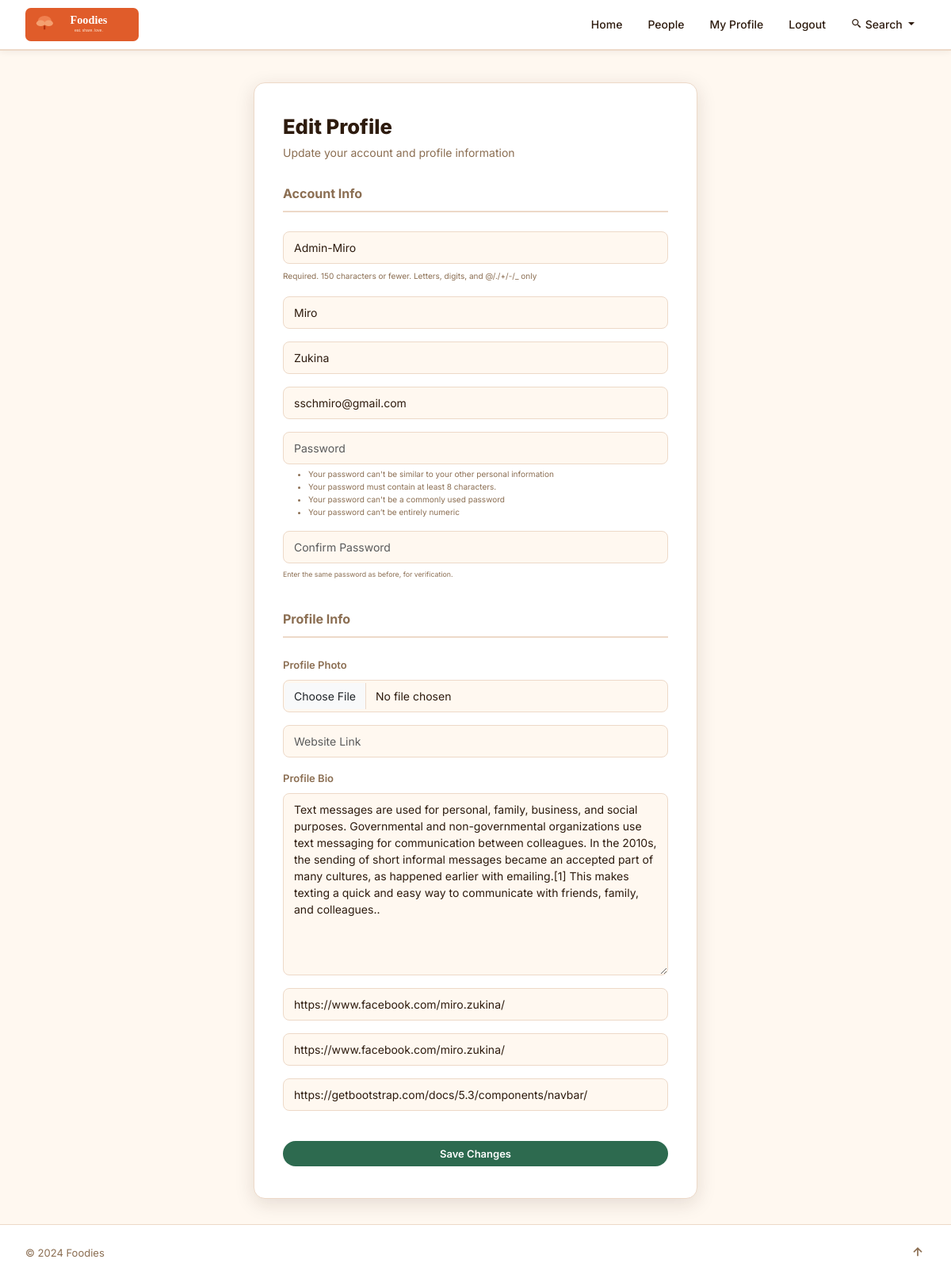
/update_user/ (signed in), run on the app's committed database.
### blog/models.py (models this page shows, shortened)
class Profile(models.Model):
    user = models.OneToOneField(User, on_delete=models.CASCADE)
    follows = models.ManyToManyField("self",
        related_name="followed_by",
        symmetrical=False,
        blank=True)
    profile_image = models.ImageField(upload_to='profiles/', null=True, blank=True)
    date_modified = models.DateTimeField(auto_now=True )
    profile_bio = models.TextField(null=True, blank=True, max_length=500)
    facebook_link = models.CharField(null=True, blank=True, max_length=100)
    homepage_link = models.CharField(null=True, blank=True, max_length=100)
    instagram_link = models.CharField(null=True, blank=True, max_length=100)
    linkedin_link = models.CharField(null=True, blank=True, max_length=100)

### blog/views.py (the view)
# urls.py: path('update_user/',views.update_user, name='update_user'),
def update_user(request):
    if request.user.is_authenticated:
       current_user = User.objects.get(id=request.user.id)
       profile_user = Profile.objects.get(user_id=request.user.id)
       user_form = SignUpForm(request.POST or  None, request.FILES or None, instance=current_user )
       profile_form = ProfilePicForm(request.POST or  None, request.FILES or None, instance=profile_user )
       if user_form.is_valid() and profile_form.is_valid():
          user_form.save()
          profile_form.save()
          login(request, current_user)
          messages.success(request, f'Your Profile Has Been Updated!')
          return redirect('blog-home')
       return render(request, "blog/update_user.html", {'user_form': user_form,'profile_form':profile_form})
    else:
        messages.success(request, f'You Must Be logged In To View That Page...')
        return redirect('blog-home')

### blog/templates/blog/update_user.html (shortened to what this page needs)
{% extends "blog/base.html" %}
{% load crispy_forms_tags %}
{% block content %}
<div class="auth-wrapper" style="align-items:flex-start;padding-top:40px;">
  <div class="auth-card" style="max-width:560px;">
    <h1>Edit Profile</h1>
    <p class="subtitle">Update your account and profile information</p>
    <form method="POST" enctype="multipart/form-data">
      <fieldset class="form-group">
        <legend class="border-bottom mb-4" style="font-size:1rem;color:var(--muted);">Account Info</legend>
        {{ user_form|crispy }}
      </fieldset>
      <fieldset class="form-group" style="margin-top:20px;">
        <legend class="border-bottom mb-4" style="font-size:1rem;color:var(--muted);">Profile Info</legend>
        {{ profile_form|crispy }}
      </fieldset>
      <button type="submit" class="btn btn-primary" style="width:100%;justify-content:center;margin-top:8px;">
        Save Changes
      </button>
    </form>
  </div>
</div>
{% endblock content %}

### blog/static/style.css (style rules this page uses)
:root { --cream: #FFF8F0; --cream-dark:#F5EDE0; --terracotta:#2D6A4F; --terra-dark:#1B4332; --sage: #4A7C59; --sage-light:#6B9E79; --brown: #2D1B0E; --muted: #8B6E52; --border: #EDD9C8; --white: #FFFFFF; --shadow: 0 2px 12px rgba(45,27,14,.08); --shadow-lg: 0 6px 24px rgba(45,27,14,.13); --radius: 14px; --radius-sm: 8px; }
*, *::before, *::after { box-sizing: border-box; }
body { background-color: var(--cream); color: var(--brown); font-family: 'Inter', system-ui, -apple-system, sans-serif; font-size: 15px; line-height: 1.6; margin: 0; }
.btn { display: inline-flex; align-items: center; gap: 5px; padding: 7px 16px; border-radius: 20px; font-size: 13px; font-weight: 600; cursor: pointer; border: none; transition: background .15s, transform .1s; line-height: 1.4; text-decoration: none; }
.btn-primary { background: var(--terracotta); color: var(--white); }
.form-control, textarea.form-control, select.form-control, input[type="text"], input[type="email"], input[type="password"], input[type="url"], textarea { width: 100%; padding: 9px 13px; border: 1px solid var(--border); border-radius: var(--radius-sm); background: var(--cream); color: var(--brown); font-size: 14px; transition: border-color .15s, box-shadow .15s; }
label { font-size: 13px; font-weight: 600; color: var(--muted); margin-bottom: 4px; display: block; }
.form-group { margin-bottom: 14px; }
fieldset.form-group { border: none; padding: 0; }
legend.border-bottom { font-size: 1.1rem; font-weight: 700; color: var(--brown); border-bottom: 2px solid var(--border) !important; padding-bottom: 8px; width: 100%; }
.auth-wrapper { min-height: calc(100vh - 128px); display: flex; align-items: center; justify-content: center; padding: 32px 16px; }
.auth-card { background: var(--white); border: 1px solid var(--border); border-radius: var(--radius); box-shadow: var(--shadow-lg); padding: 40px 36px; width: 100%; max-width: 440px; }
.auth-card h1 { font-size: 1.6rem; font-weight: 800; margin: 0 0 6px; color: var(--brown); }
.auth-card .subtitle { color: var(--muted); font-size: 14px; margin-bottom: 28px; }
.text-muted { color: var(--muted) !important; }

### data on the page
Profile: profile_bio "Text messages are used for personal, family, business, and social purposes. Governmental and non-governmental organizations use text messaging for communication between colleagues. In the 2010s, the sending of short informal messages became an accepted part of many cultures, as happened earlier with emailing.[1] This makes texting a quick and easy way to communicate with friends, family, and colleagues..", facebook_link "https://www.facebook.com/miro.zukina/", instagram_link "https://www.facebook.com/miro.zukina/", linkedin_link "https://getbootstrap.com/docs/5.3/components/navbar/"
